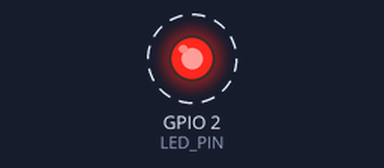
This sketch was run on a simulated ESP32. Parts: output pins drawn as LEDs (lit = HIGH). Dashed ring = blinking. What the sketch prints to the serial monitor is not drawn.

Above: at 0.2 s.
Timing chart, 0 to 3.0 s (numbered marks = the images above):
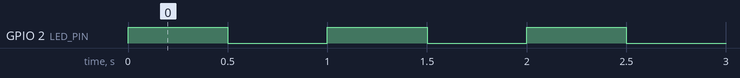

Measured:
- by itself, GPIO 2 (LED_PIN): alternates HIGH for 0.50 s and LOW for 0.50 s

The sketch:

sketch.ino
```cpp
// Blink — ESP32 Studio
// Hace parpadear un LED conectado a GPIO2 (LED integrado en la mayoría de DevKits).

const int LED_PIN = 2;

void setup() {
  Serial.begin(115200);
  pinMode(LED_PIN, OUTPUT);
  Serial.println("ESP32 listo: Blink en GPIO2");
}

void loop() {
  digitalWrite(LED_PIN, HIGH);
  Serial.println("LED encendido");
  delay(500);
  digitalWrite(LED_PIN, LOW);
  Serial.println("LED apagado");
  delay(500);
}
```
